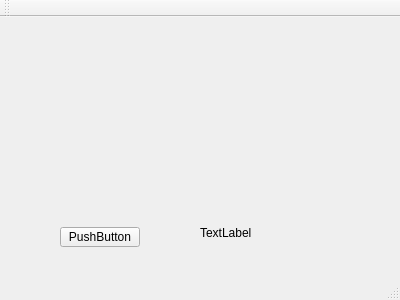
<?xml version="1.0" encoding="UTF-8"?>
<ui version="4.0">
 <class>MainWindow</class>
 <widget class="QMainWindow" name="MainWindow">
  <property name="geometry">
   <rect>
    <x>0</x>
    <y>0</y>
    <width>400</width>
    <height>300</height>
   </rect>
  </property>
  <property name="windowTitle">
   <string>MainWindow</string>
  </property>
  <widget class="QWidget" name="centralWidget">
   <widget class="QPushButton" name="pushButton">
    <property name="geometry">
     <rect>
      <x>60</x>
      <y>210</y>
      <width>80</width>
      <height>20</height>
     </rect>
    </property>
    <property name="text">
     <string>PushButton</string>
    </property>
   </widget>
   <widget class="QLabel" name="label">
    <property name="geometry">
     <rect>
      <x>200</x>
      <y>210</y>
      <width>54</width>
      <height>12</height>
     </rect>
    </property>
    <property name="text">
     <string>TextLabel</string>
    </property>
   </widget>
  </widget>
  <widget class="QMenuBar" name="menuBar">
   <property name="geometry">
    <rect>
     <x>0</x>
     <y>0</y>
     <width>400</width>
     <height>22</height>
    </rect>
   </property>
  </widget>
  <widget class="QToolBar" name="mainToolBar">
   <attribute name="toolBarArea">
    <enum>TopToolBarArea</enum>
   </attribute>
   <attribute name="toolBarBreak">
    <bool>false</bool>
   </attribute>
  </widget>
  <widget class="QStatusBar" name="statusBar"/>
 </widget>
 <layoutdefault spacing="6" margin="11"/>
 <resources/>
 <connections/>
</ui>
